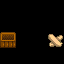

Below is a game level as drawn by its tile map, then a one-line description and the .tmx that defines it (tile-layer data replaced by summaries):
An orthogonal 4x4 tile map with 16x16 px tiles, 2 tile layers (Buildings, Front), 2 tilesets and 1 object (TileData).

<map version="1.10" tiledversion="1.11.2" orientation="orthogonal" renderorder="right-down" width="4" height="4" tilewidth="16" tileheight="16" infinite="0" nextlayerid="5" nextobjectid="4">
 <tileset firstgid="1" name="L_DesertTiles" tilewidth="16" tileheight="16" tilecount="368" columns="16">
  <image source="MPP_EK_Location_DesertTiles.png" width="256" height="368" />
 </tileset>
 <tileset firstgid="369" name="L_spring_Beach" tilewidth="16" tileheight="16" tilecount="561" columns="17">
  <image source="spring_MPP_EK_Location_Beach.png" width="272" height="528" />
 </tileset>
 <layer id="1" name="Buildings" width="4" height="4">
  <data>[16 cells, 2 non-empty, 2 distinct tile ids]</data>
 </layer>
 <layer id="3" name="Front" width="4" height="4">
  <data>[16 cells, 0 non-empty, 0 distinct tile ids]</data>
 </layer>
 <objectgroup id="2" name="Buildings">
  <object id="3" name="TileData" x="0" y="32" width="16" height="16">
   <properties>
    <property name="Action" value="Message &quot;KrakenSpouseArea.001&quot;" />
   </properties>
  </object>
 </objectgroup>
 <objectgroup id="4" name="Front" />
</map>
